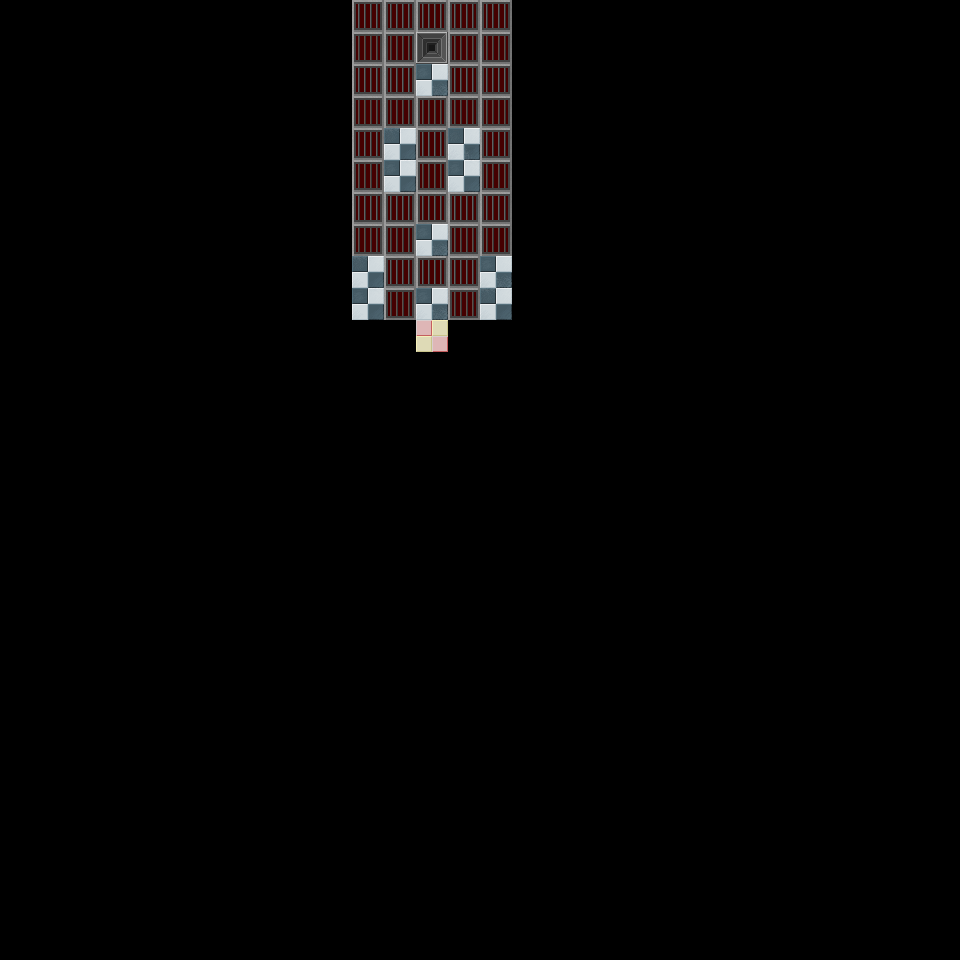

Rendered tile map (Tiled .tmx) drawn with the repository's tilesets; below, a short description and the full map source, tile grids included:
An orthogonal 30x30 tile map with 32x32 px tiles, 1 tile layer (Tile Layer 1).

<map version="1.9" tiledversion="1.9.0" orientation="orthogonal" renderorder="right-down" width="30" height="30" tilewidth="32" tileheight="32" infinite="0" nextlayerid="2" nextobjectid="1">
 <tileset firstgid="1" source="../tilesets/level_tiles.tsx" />
 <layer id="1" name="Tile Layer 1" width="30" height="30">
  <data encoding="csv">
0,0,0,0,0,0,0,0,0,0,0,6,6,6,6,6,0,0,0,0,0,0,0,0,0,0,0,0,0,0,
0,0,0,0,0,0,0,0,0,0,0,7,7,23,7,7,0,0,0,0,0,0,0,0,0,0,0,0,0,0,
0,0,0,0,0,0,0,0,0,0,0,6,6,15,6,6,0,0,0,0,0,0,0,0,0,0,0,0,0,0,
0,0,0,0,0,0,0,0,0,0,0,7,7,7,7,7,0,0,0,0,0,0,0,0,0,0,0,0,0,0,
0,0,0,0,0,0,0,0,0,0,0,6,18,6,16,6,0,0,0,0,0,0,0,0,0,0,0,0,0,0,
0,0,0,0,0,0,0,0,0,0,0,7,17,7,17,7,0,0,0,0,0,0,0,0,0,0,0,0,0,0,
0,0,0,0,0,0,0,0,0,0,0,6,6,6,6,6,0,0,0,0,0,0,0,0,0,0,0,0,0,0,
0,0,0,0,0,0,0,0,0,0,0,7,7,15,7,7,0,0,0,0,0,0,0,0,0,0,0,0,0,0,
0,0,0,0,0,0,0,0,0,0,0,18,6,6,6,15,0,0,0,0,0,0,0,0,0,0,0,0,0,0,
0,0,0,0,0,0,0,0,0,0,0,17,7,15,7,18,0,0,0,0,0,0,0,0,0,0,0,0,0,0,
0,0,0,0,0,0,0,0,0,0,0,0,0,24,0,0,0,0,0,0,0,0,0,0,0,0,0,0,0,0,
0,0,0,0,0,0,0,0,0,0,0,0,0,0,0,0,0,0,0,0,0,0,0,0,0,0,0,0,0,0,
0,0,0,0,0,0,0,0,0,0,0,0,0,0,0,0,0,0,0,0,0,0,0,0,0,0,0,0,0,0,
0,0,0,0,0,0,0,0,0,0,0,0,0,0,0,0,0,0,0,0,0,0,0,0,0,0,0,0,0,0,
0,0,0,0,0,0,0,0,0,0,0,0,0,0,0,0,0,0,0,0,0,0,0,0,0,0,0,0,0,0,
0,0,0,0,0,0,0,0,0,0,0,0,0,0,0,0,0,0,0,0,0,0,0,0,0,0,0,0,0,0,
0,0,0,0,0,0,0,0,0,0,0,0,0,0,0,0,0,0,0,0,0,0,0,0,0,0,0,0,0,0,
0,0,0,0,0,0,0,0,0,0,0,0,0,0,0,0,0,0,0,0,0,0,0,0,0,0,0,0,0,0,
0,0,0,0,0,0,0,0,0,0,0,0,0,0,0,0,0,0,0,0,0,0,0,0,0,0,0,0,0,0,
0,0,0,0,0,0,0,0,0,0,0,0,0,0,0,0,0,0,0,0,0,0,0,0,0,0,0,0,0,0,
0,0,0,0,0,0,0,0,0,0,0,0,0,0,0,0,0,0,0,0,0,0,0,0,0,0,0,0,0,0,
0,0,0,0,0,0,0,0,0,0,0,0,0,0,0,0,0,0,0,0,0,0,0,0,0,0,0,0,0,0,
0,0,0,0,0,0,0,0,0,0,0,0,0,0,0,0,0,0,0,0,0,0,0,0,0,0,0,0,0,0,
0,0,0,0,0,0,0,0,0,0,0,0,0,0,0,0,0,0,0,0,0,0,0,0,0,0,0,0,0,0,
0,0,0,0,0,0,0,0,0,0,0,0,0,0,0,0,0,0,0,0,0,0,0,0,0,0,0,0,0,0,
0,0,0,0,0,0,0,0,0,0,0,0,0,0,0,0,0,0,0,0,0,0,0,0,0,0,0,0,0,0,
0,0,0,0,0,0,0,0,0,0,0,0,0,0,0,0,0,0,0,0,0,0,0,0,0,0,0,0,0,0,
0,0,0,0,0,0,0,0,0,0,0,0,0,0,0,0,0,0,0,0,0,0,0,0,0,0,0,0,0,0,
0,0,0,0,0,0,0,0,0,0,0,0,0,0,0,0,0,0,0,0,0,0,0,0,0,0,0,0,0,0,
0,0,0,0,0,0,0,0,0,0,0,0,0,0,0,0,0,0,0,0,0,0,0,0,0,0,0,0,0,0
</data>
 </layer>
</map>
